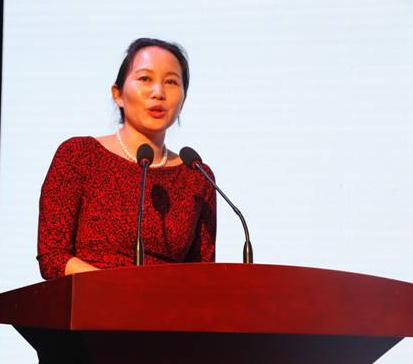
#> input picture c/2-1.jpg, 413 x 364 px; its folder holds only this picture in this run
$ jupyter execute --allow-errors Untitled.ipynb
#> lines starting #> are read from the running program, lines starting #| are printed output that depends on the picture; after the words box and inside, x2 and y2 are one past the last pixel; in counts of white or black regions, pixels touching at a corner belong together
[cell 1]
#提取imge目录下所有图片,更改尺寸后保存到image目录下
from PIL import Image
import os.path
import glob
def convertjpg(jpgfile,outdir,width=384,height=288):
    img=Image.open(jpgfile)
    try:
        new_img=img.resize((width,height),Image.BILINEAR)
        new_img.save(os.path.join(outdir,os.path.basename(jpgfile)))
    except Exception as e:
        print(e)
# for jpgfile in glob.glob("image/1/*.jpg"):
#     convertjpg(jpgfile,"image/w")

[cell 2]
# ffmpeg -f concat -i f.txt -c copy concat-1-03.mp4

[cell 3]
# [8 lines of commented-out code are left out]
from moviepy.editor import VideoFileClip, concatenate_videoclips

#> (the rest of this cell did not finish here and is left out)

[cell 4]
from PIL import Image
import cv2
import matplotlib.pyplot as plt
import time
import numpy as np
import os
import glob
import random
video=cv2.VideoWriter("aaa.avi", cv2.cv2.VideoWriter_fourcc('I','4','2','0'),
                     15,(384,288))
for jpgfile in glob.glob("c/*.jpg"):
#     img1 = cv2.imread(jpgfile)
    img=Image.open(jpgfile)  #打开图像
#> img is the input picture: PIL image 413x364 RGB; mean R, G, B 181.5, 148.9, 153
#     imm = cv2.imread(jpgfile)
    font = cv2.FONT_HERSHEY_SIMPLEX  # 使用默认字体
    aa = random.random()
    print(aa)
    maxm =min(img.size[0],img.size[1])
#> maxm = 364
    step = 1 if img.size[0]<500 else 5
#> step = 1
    ###########     推  拉   左移  右移
    for i in range(1,maxm,step):
        if aa>=0.75:
            box=([(img.size[0]/4)-i,(img.size[1]/4)-i,(img.size[0]*3/4)+i,(img.size[1]*3/4)+i])
            if (img.size[0]/4)-i<0 or img.size[0]*3/4+i>img.size[0] or img.size[1]*3/4+i>img.size[1] or (img.size[1]/4)-i<0:
                break
        elif 0.5<=aa<0.75:
            box=([i,i,(img.size[0])-i,(img.size[1])-i])
            if (img.size[0])-i<0 or (img.size[1])-i<0 or (img.size[1])-2*i <= 0 or (img.size[0])-2*i <= 0 or ((img.size[0]-2*i))/((img.size[1])-2*i)<=1/2 or ((img.size[1]-2*i))/((img.size[0])-2*i)<=1/2:
                break
        elif 0.25<=aa<0.5:
            box = ([(img.size[0]/4)-i,0,(img.size[0])-i,(img.size[1])])
            if (img.size[0]/4)-i<0:
                break
        else:
            box = ([i,0,(img.size[0]*3/4)+i,(img.size[1])])
            if (img.size[0]*3/4)+i>img.size[0]:
                break
        a = cv2.cvtColor(np.asarray(img.crop(box).resize((384,288),Image.BILINEAR)),
                         cv2.COLOR_RGB2BGR)
        a = cv2.putText(a, "胡百精（中国人民大学）", (90,200),font, 1.2, (0,0,0),2)
        video.write(a)
#> this loop made 92 passes
#> pass 1, `a = cv2.cvtColor(np.asarray(img.crop(box).resize((384,288),Image.BILIN..`:
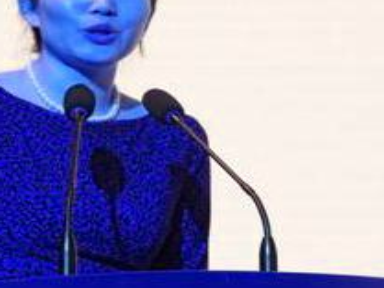
#> a: shape (288, 384, 3); mean R, G, B 143.3, 142.5, 188
#> pass 1, `a = cv2.putText(a, "胡百精（中国人民大学）", (90,200),font, 1.2, (0,0,0),2)`:
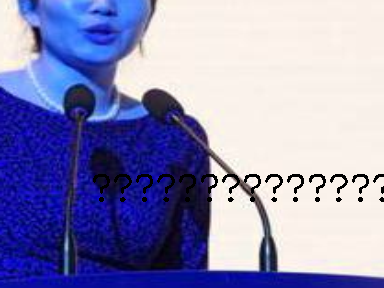
#> a: shape (288, 384, 3); 1.63% of pixels changed, all inside (x1, y1, x2, y2) = (93, 174, 384, 202)
#> pass 2, `a = cv2.cvtColor(np.asarray(img.crop(box).resize((384,288),Image.BILIN..`:
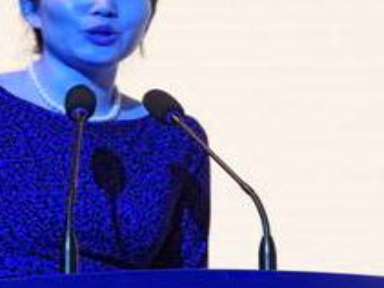
#> a: shape (288, 384, 3); mean R, G, B 143.1, 142.3, 188.1
#> pass 2, `a = cv2.putText(a, "胡百精（中国人民大学）", (90,200),font, 1.2, (0,0,0),2)`:
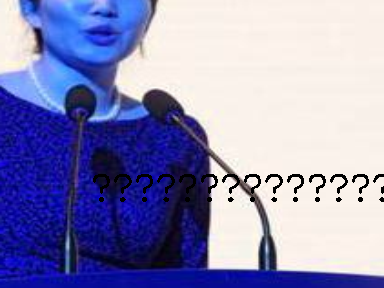
#> a: shape (288, 384, 3); 1.63% of pixels changed, all inside (x1, y1, x2, y2) = (93, 174, 384, 202)
#> after the loop:
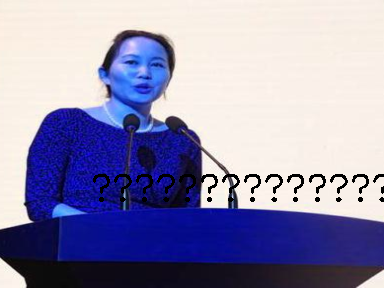
#> a: shape (288, 384, 3); mean R, G, B 146.6, 142.8, 177
#     cv2.imshow('transition',gg)
# cv2.waitKey(0)
    key=cv2.waitKey(0)
#> (key Esc is pressed here)
video.release()
cv2.destroyAllWindows()
#     time.sleep(1)

[cell 5]
from PIL import Image
import numpy as np
im = Image.open("imge/2-1.jpg")
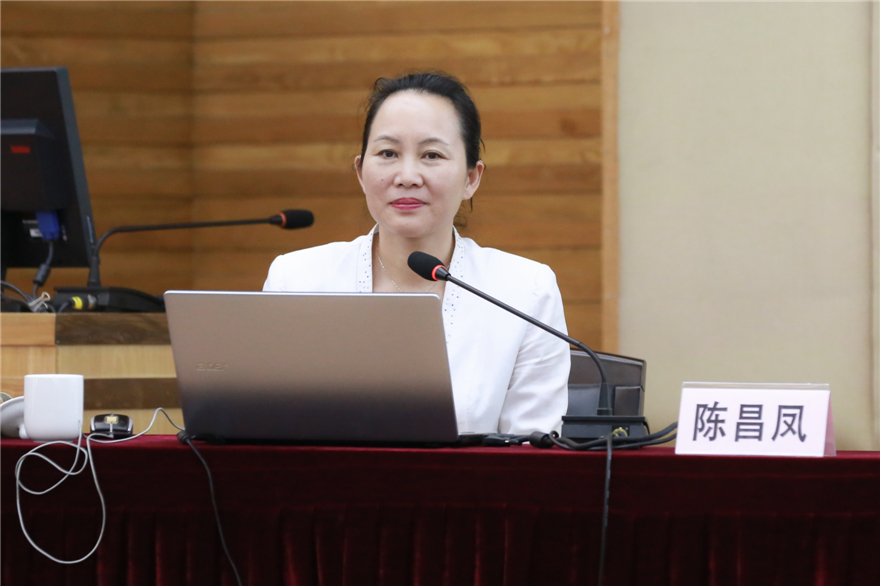
#> input picture imge/2-1.jpg, 880 x 586 px
#> im is the input picture: PIL image 880x586 RGB; mean R, G, B 121.2, 101.5, 86.5
# im.show()
import cv2
box = (0, 0, 50, 50)              ##确定拷贝区域大小
# regio = im.crop(box)
# region = regio.resize((im.size[0],im.size[1]))
a = cv2.cvtColor(np.asarray(im.crop(box).resize((384,288),Image.BILINEAR)),
                         cv2.COLOR_RGB2BGR)
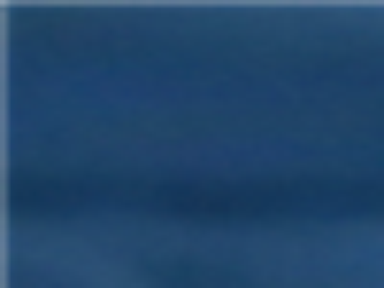
#> a: shape (288, 384, 3); mean R, G, B 34, 70.5, 107.1
cv2.imshow('aa',a)
cv2.waitKey(0)
cv2.destroyAllWindows()
